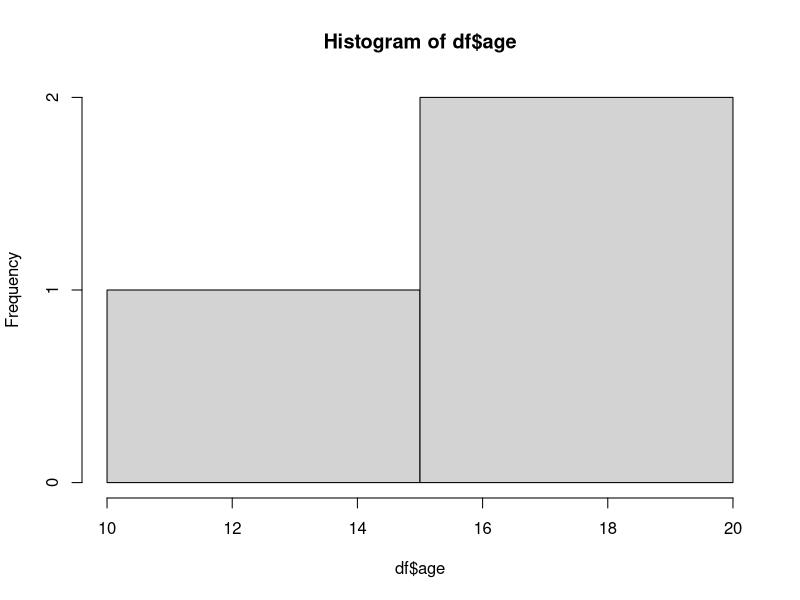
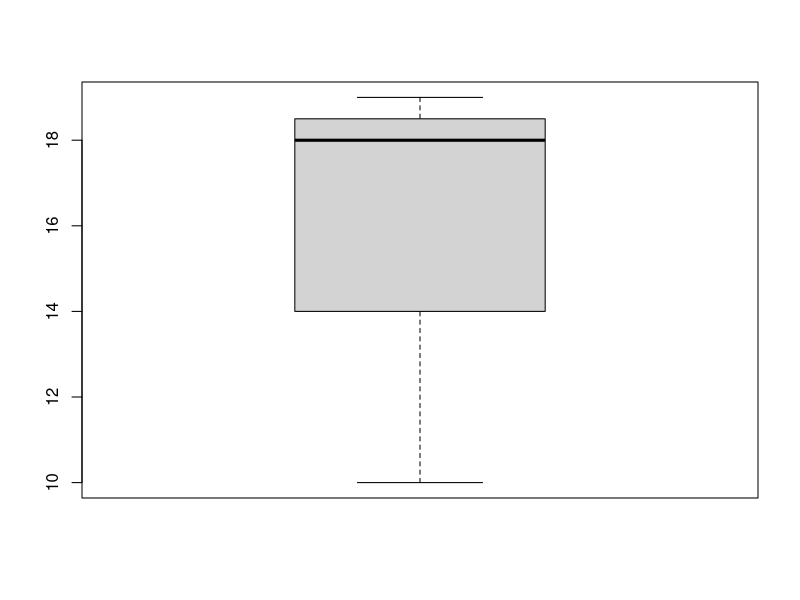

The R source for these figures, in order:
names<-c("siri","mahi","chiru")
age<-c(18,19,10)
marks<-c(90,91,90)
df<-data.frame(names,age,marks)
hist(df$age)
boxplot(df$age)
